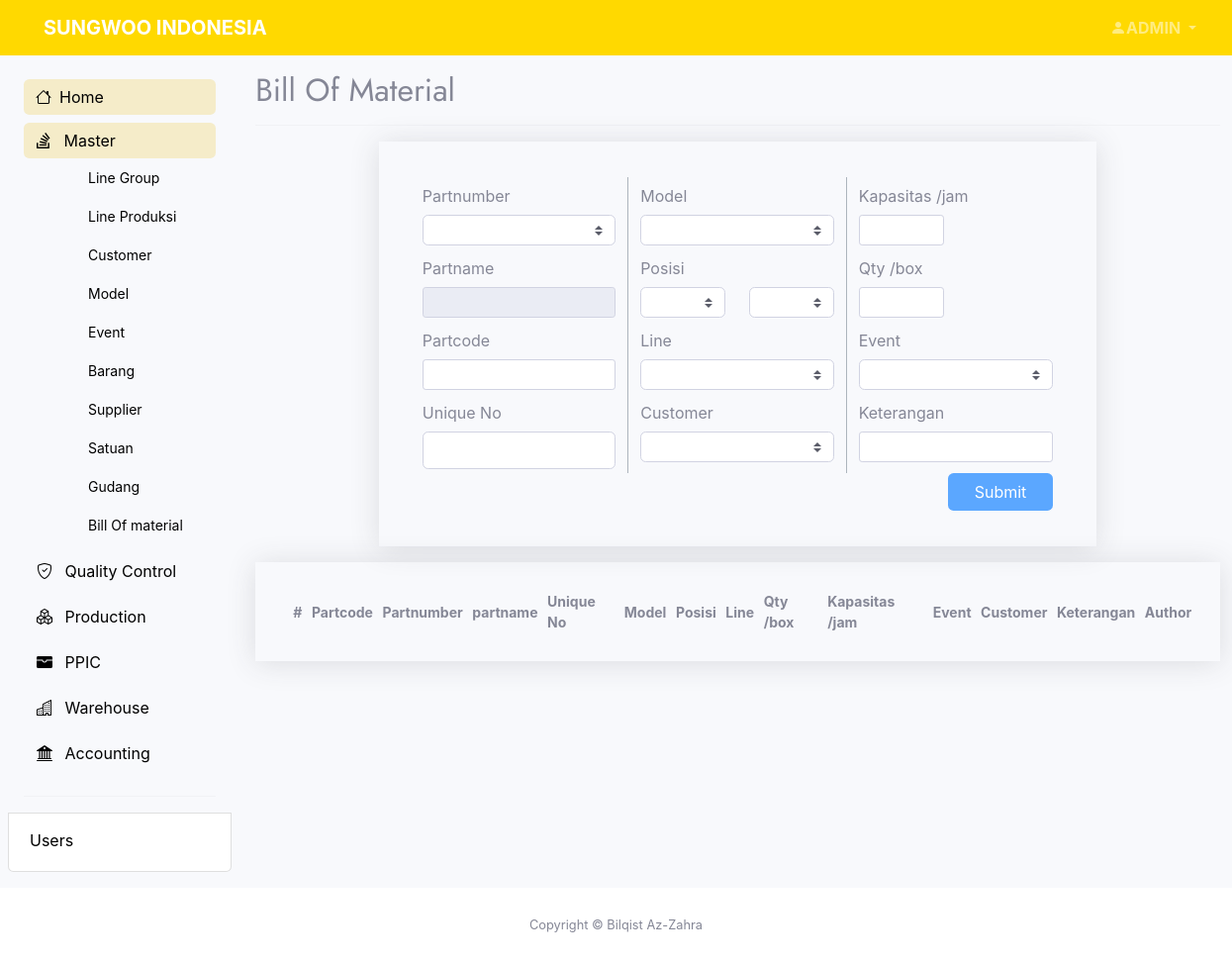
Page /pages/master/add-bom.php (signed in) on the earlier database version.
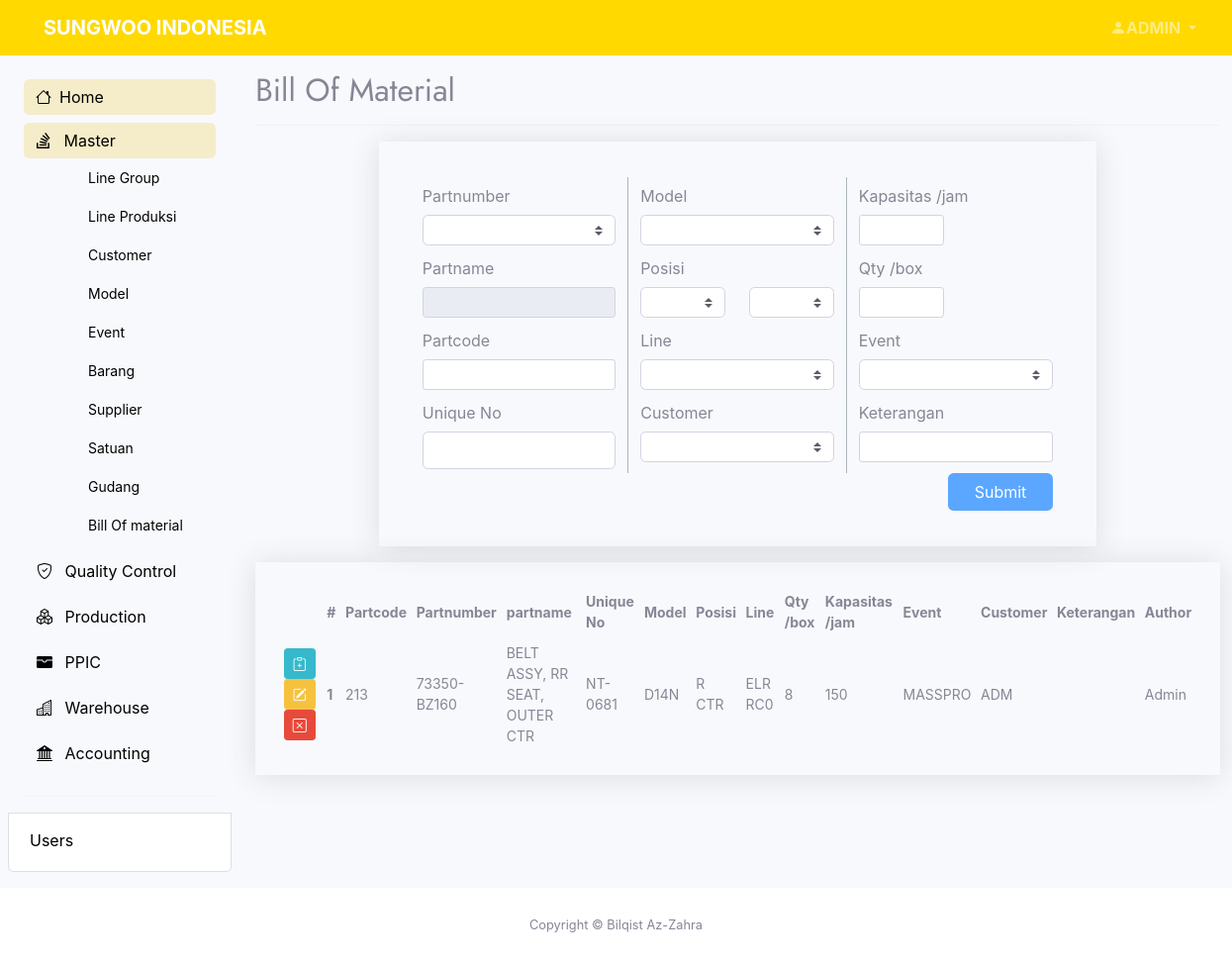
Same page on the later database version.
### tables this page shows
CREATE TABLE `master_bom` (
  `id` int(11) NOT NULL,
  `partcode` varchar(11) NOT NULL,
  `partnumber` varchar(40) NOT NULL,
  `partname` varchar(40) NOT NULL,
  `model` varchar(30) NOT NULL,
  `grupline` varchar(30) NOT NULL,
  `ket` text NOT NULL,
  `unikno` varchar(30) NOT NULL,
  `event` varchar(30) NOT NULL,
  `perjam` int(11) NOT NULL,
  `lotbox` int(11) NOT NULL,
  `customer` varchar(30) NOT NULL,
  `posisi` varchar(30) NOT NULL,
  `create_at` datetime NOT NULL DEFAULT current_timestamp(),
  `author` varchar(100) NOT NULL,
  `edit_at` datetime NOT NULL DEFAULT current_timestamp(),
  `edit_by` varchar(100) NOT NULL
);

### pages/master/add-bom.php (the view, shortened to what the changed rows need)
<?php
    include "../../connect.php";
?>
<?php
    $tabelnya       = "master_bom";
?>
<!DOCTYPE html>
<html lang="en">
<head>
    <?php include '../../layout/header.php' ?>
</head>
<body class="bg-light bg-light" >
    <section class="container-xxl">
		<div class="row flex-nowrap">
			<div class="col-auto px-0 max-vh-100">
                <div class="col ps-md-3 max-vh-100" data-aos="fade" data-aos-delay="25">
                    <div class="page-header pt-3">
                        <h2>Bill Of Material</h2>
                    </div>
                    <div class="row justify-content-md-center">
                        <div class="col-lg-12 col-md-12">
                            <div class="container shadow px-4 py-4">
                                <div class="table-responsive-lg">
                                    <table id="show_table" class="table-sm display nowrap table-hover">
                                        <thead>
                                            <tr>
                                                <th scope="col"></th>
                                                <th scope="col">#</th>
                                                <th scope="col">Partcode</th>
                                                <th scope="col">Partnumber</th>
                                                <th scope="col">partname</th>
                                                <th scope="col">Unique No</th>
                                                <th scope="col">Model</th>
                                                <th scope="col">Posisi</th>
                                                <th scope="col">Line</th>
                                                <th scope="col">Qty /box</th>
                                                <th scope="col">Kapasitas /jam</th>
                                                <th scope="col">Event</th>
                                                <th scope="col">Customer</th>
                                                <th scope="col">Keterangan</th>
                                                <th scope="col">Author</th>
                                            </tr>
                                        </thead>
                                        <tbody>
                                            <?php
                                            $sql2   = "SELECT * FROM $tabelnya ORDER BY create_at DESC";
                                            $q2     = mysqli_query($conn, $sql2);
                                            $order   = 1;
                                            while ($r2 = mysqli_fetch_array($q2)) {
                                                $id             = $r2['id'];
                                                $pnumber        = $r2['partnumber'];
                                                $pcode          = $r2['partcode'];
                                                $pname          = $r2['partname'];
                                                $model          = $r2['model'];
                                                $grupline       = $r2['grupline'];
                                                $unikno         = $r2['unikno'];
                                                $event          = $r2['event'];
                                                $perjam         = $r2['perjam'];
                                                $lotbox         = $r2['lotbox'];
                                                $cust           = $r2['customer'];
                                                $posisi         = $r2['posisi'];
                                                $ket            = $r2['ket'];
                                                $author         = $r2['author'];
                                            ?>
                                                <tr>
                                                    <td scope="row">
                                                        <a href="add-bom-detail.php?opr=detail&idbom=<?php echo $id ?>"><button type="button" class="btn btn-sm btn-info"><i class="bi bi-clipboard-plus"></i></button></a>
                                                        <a href="add-bom.php?op=edit&id=<?php echo $id ?>"><button type="button" class="btn btn-sm btn-warning"><i class="bi bi-pencil-square"></i></button></a>
                                                        <a href="add-bom.php?op=delete&id=<?php echo $id?>" onclick="return confirm('Are you sure you want to delete the data?')"><button type="button" class="btn btn-sm btn-danger"><i class="bi bi-x-square"></i></button></a>
                                                    </td>
                                                    <th scope="row"><?php echo $order++ ?></th>
                                                    <td scope="row"><?php echo $pcode ?></td>
                                                    <td scope="row"><?php echo $pnumber  ?></td>
                                                    <td scope="row"><?php echo $pname  ?></td>
                                                    <td scope="row"><?php echo $unikno ?></td>
                                                    <td scope="row"><?php echo $model ?></td>
                                                    <td scope="row"><?php echo $posisi ?></td>
                                                    <td scope="row"><?php echo $grupline ?></td>
                                                    <td scope="row"><?php echo $lotbox ?></td>
                                                    <td scope="row"><?php echo $perjam ?></td>
                                                    <td scope="row"><?php echo $event ?></td>
                                                    <td scope="row"><?php echo $cust ?></td>
                                                    <td scope="row"><?php echo $ket ?></td>
                                                    <td scope="row"><?php echo $author ?></td>
                                                </tr>
                                            <?php
                                            }
                                            ?>
                                        </tbody>
                                    </table>
                                </div>
                            </div>
                        </div>
                    </div>
                </div>
            </div>
        </div>
    </section>
</body>
</html>

Differences in the rows shown:
added master_bom: partcode "213", partnumber "73350-BZ160", partname "BELT ASSY, RR SEAT, OUTER CTR", unikno "NT-0681", model "D14N", posisi "R CTR", grupline "ELR RC0", lotbox "8", perjam "150", event "MASSPRO", customer "ADM", author "Admin"
